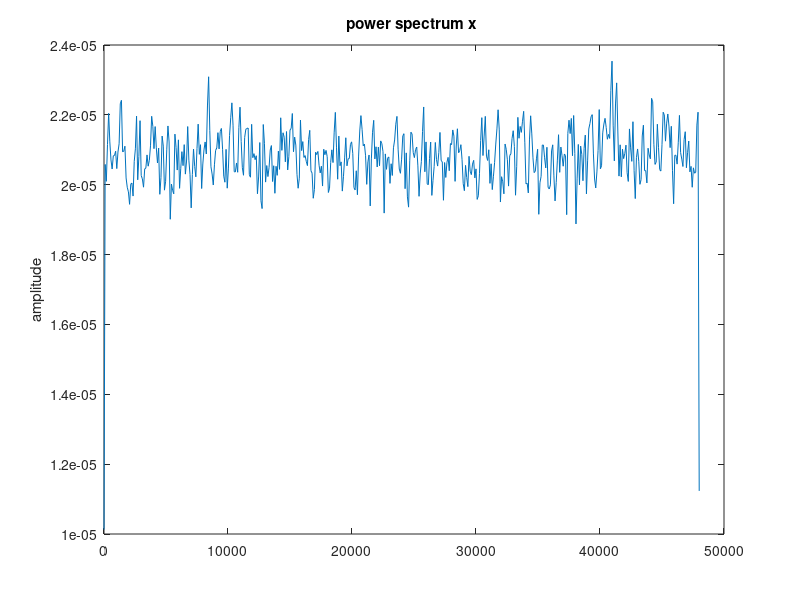

Source code (MATLAB): (Note: this script raises an error after producing the figure.)
%% Sistemas de Comunicaciones Digitales - Practica 2 Transmision
%%%%%%%%%%%%%%%%%%%%%%%%%%%%%%%%%%%%%%%%%%%%%%%%%%%%%%%%%%%%%%%%%%%%%%%%%%%
%% Autores: 
%   Jose Andres Hernandez Hernandez ie704453
%   Robin Salgado de Anda           ie686481
%   Isaac Yael Vazquez Gonzalez     ie703092
%%%%%%%%%%%%%%%%%%%%%%%%%%%%%%%%%%%%%%%%%%%%%%%%%%%%%%%%%%%%%%%%%%%%%%%%%%%
%% Parte 1 - Caracterizacion del Canal del Comunicacion
%%%%%%%%%%%%%%%%%%%%%%%%%%%%%%%%%%%%%%%%%%%%%%%%%%%%%%%%%%%%%%%%%%%%%%%%%%%
%% Paso 1: Generacion de una senal senoidal de 5kHz de frecuencia y 1 de
%           amplitud. Reproducir el sonido de manera que se transmita al 
%           receptor de manera que se encuentren los valores de volumen y 
%           sensibilidad adecuados para el sistema

close all; clc; clear all;      % Borramos todo
fs = 96e3;                      % Frecuencia de muestre a 96kHz
mp = 16;                        % 16-bits por muestra
Amp = 1                         % Amplitud de senoidal
f = 5000;                       % Frecuencia de senoidal
T = 1;                          % Cantidad de segundos limite
t = 0:1/fs:T;                   % Vector de tiempo
y = sin(2*pi*f*t);              % Funcion de senoidal
plot(t,y)                       % Grafica de la senal senoidal
soundsc(y,fs)                   % Reproduccion de audio

%% Paso 2: Identificar el canal, es decir, obtener su respuesta en 
%           frecuencia. Vamos a emplear tres técnicas diferentes. 
%
%% a) Impulso conformado por un segundo de 0 1 0 

Pulse = zeros(1,2*fs+1) % Vector de ceros con duracion de 2s
Pulse(fs) = 1;          % A la mitad del vector ponemos un solo pulso
soundsc(Pulse,fs);      % Reproducimos con una frecuencia de 96kHz

%% c) Como segunda técnica, utilizaremos una señal que tiene el mismo 
%       espectro que el impulso: el ruido gaussiano

Ruido = randn(1,5*fs);              % Vector de ruido gaussiano de 5s
pwelch(Ruido,[],[],[],fs,'power');  % Lo analizamos con pwelch
soundsc(Ruido,fs);                  % Lo reproducimos

%% e) Genera una senal que sea la suma de senoidales de misma amplitud y 
%       con frecuencias de 500:500:2000

time = 0:1/fs:2;                        % Vector de tiempo de 2s
sen1 = sin(2*pi*500 *time);             % Senoidal de 500Hz
sen2 = sin(2*pi*1000*time);             % Senoidal de 1kHz
sen3 = sin(2*pi*1500*time);             % Senoidal de 1.5kHz
sen4 = sin(2*pi*2000*time);             % Senoidal de 2kHz

senTotal = sen1 + sen2 + sen3 + sen4;   % Suma de senoidales
soundsc(senTotal,fs);                   % Lo reproducimos

%% f) Genere una senal “chirp” (-1 volt a 1 volt) de frecuencias 
%       500:500:20000      

t = 0:1/fs:2;                   % Vector de tiempo de 2s con pasos de 1/fs 
y = chirp(t,500,2,20e3);        % Senal chirp de 2s segundos de 500 a 20kHz

% Analisis de la densidad espectral de potencia
pwelch(y, [500], [300], [500], fs, 'power');  
soundsc(y,fs);                  % Reproducimos

%%%%%%%%%%%%%%%%%%%%%%%%%%%%%%%%%%%%%%%%%%%%%%%%%%%%%%%%%%%%%%%%%%%%%%%%%%%
%% Parte 2 - Transmision en Banda Base
%%%%%%%%%%%%%%%%%%%%%%%%%%%%%%%%%%%%%%%%%%%%%%%%%%%%%%%%%%%%%%%%%%%%%%%%%%%
%% Generacion de pulso SRRC con r = 0.5 y frecuencia maxima B = 1800Hz. 
%   Fs = 96000 Hz en Tx

close all; clc; clear all;      % Borramos todo
Fs = 96e3;                      % Frecuencia de muestreo
B = 1800;                       % Frecuencia maxima
beta = 0.5;                     % Beta del pulso
Rb = 2*B/(1+beta);              % Bit Rate
E = 1/Rb;                       % Energia
mp = Fs/Rb;                     % Muestras por bit
Tp = 1/Rb;                      % Periodo de bit
Ts = 1/Fs;                      % Intervalo de muestreo
D = Tp/Ts;                      % Duracion de pulso 
type = 'srrc';                  % Tipo de pulso

[Prc t] = rcpulse(beta, D, Tp, Ts, type, E);    % Generamos el pulso SRRC
stem(Prc)                                       % Graficacion del pulso
% Preambulo de 4 octetos para que el Rx se enganche con la sincronía.
bit = [1 0 1 0 1 0 1 0 1 0 1 0 1 0 1 1 1 0 1 0 1 0 1  0 1 0 1 0 1 0 1 1];

%% Concatenacion de bits a enviar: 
%   Utilizar la imagen de la Lena recortada concatenada con un header 
%   y generar una senal Polar utilizando el pulso base

load lena512.mat                    % Carga de la imagen de la lena
lenarec = lena512(252:284,318:350); % Recorte de la imagen a 32x32 pixeles
imshow(uint8(lenarec));             % Visualizacion de la imagen recortada
b = de2bi(lenarec, 8, 'left-msb');  % Conversion a una matriz de bits
b = b';                             % Transpuesta de la matrix
bits = b(:);                        % Conversion a vector
[w h] = size(lenarec);              % Obtencion de dimensiones de la imagen

% Creacion de header con informacion de las dimensiones de la imagen
header = [de2bi(w,8,'left-msb'),de2bi(h,8,'left-msb'),de2bi(8,8,'left-msb')];
header = cast(header,'int8');       % Casteo del header a signado de 8-bits
bits = [bit,header,bits'];              % Concatenacion de info con el header

%% Generacion de senal Polar con pulso base 
%   Se utiliza el codigo de linea Polar NRZ

pnrz1 = bits;                       % Se guarda la informacion
pnrz1(pnrz1 == 0) = -1;             % Valores en 0 se transforman en -1
pnrz = zeros(1,(numel(bits))*mp);   % Creacion del vector para Pulse-train
pnrz(1:mp:end) = pnrz1;             % Tren de pulsos con la informacion
signalPNRZ = conv(pnrz, Prc);       % Convolucion con pulso base
Px = (1/numel(signalPNRZ))*sum(signalPNRZ*signalPNRZ'); % Signal Pulse Train Potenct
signalPNRZ = signalPNRZ/sqrt(Px);   % Tren de pulsos normalizados
var(signalPNRZ)

plot(signalPNRZ(1:mp*100))          % Verificacion de primeras muestras

%% Adicion de silencio al inicio y transmision
%   Agregar medio segundo de silencio al inicio y al momento de transmision

soundsc([zeros(1, Fs/2), signalPNRZ], Fs)                 % Reproducimos

%% Diagrama de ojo de la senal en Tx
%   Se ignora el silencio inicial

eyediagram(signalPNRZ, 2*mp)                    % Diagrama de ojo
%% Densidad espectral de potencia en Tx
%   Se ignora el silencio inicial

pwelch(signalPNRZ,[500],[300],[500],Fs,'power') % Densidad espectral
%% Transmision y verificacion de la senal en Tx 
%   En el dominio del tiempo y dominio de la frecuencia















